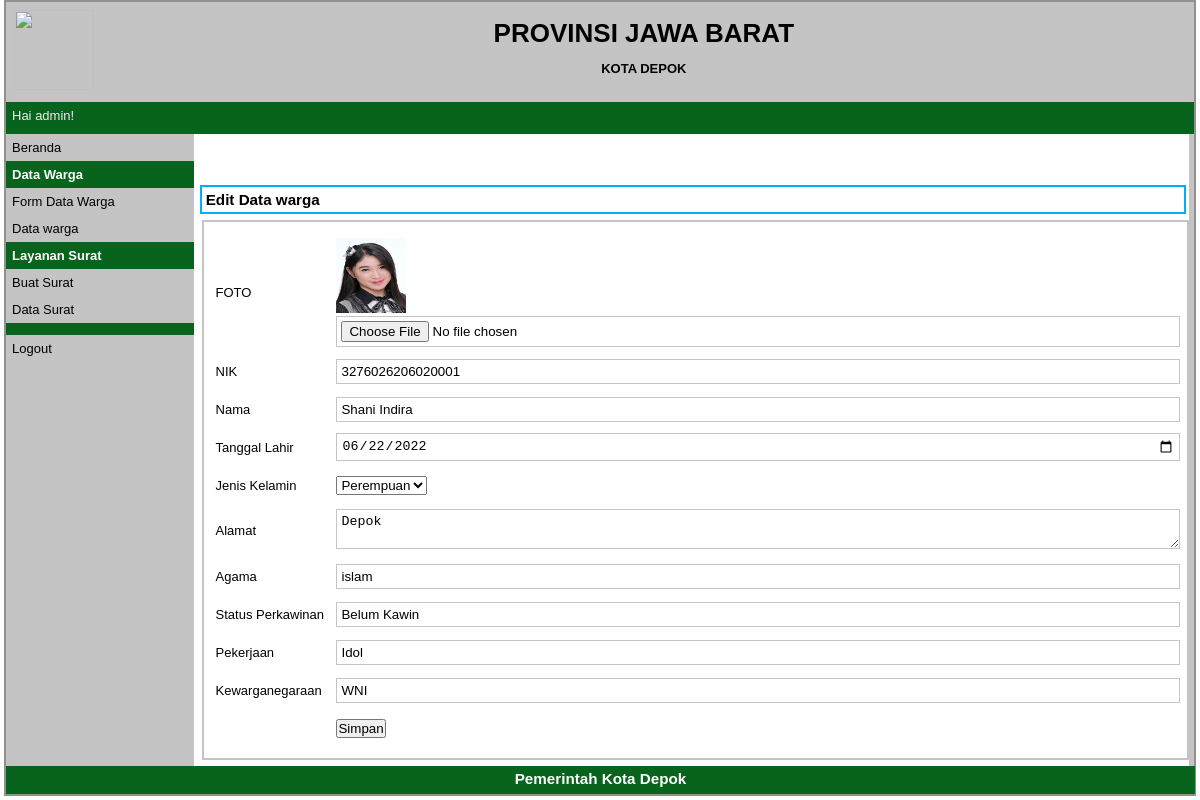
Page /index.php?p=warga-edit&id=3276026206020001 (signed in) on the committed database.
### tables this page shows
CREATE TABLE `datawarga` (
  `idwarga` varchar(20) NOT NULL,
  `nama` varchar(30) NOT NULL,
  `tanggal` date DEFAULT NULL,
  `jeniskelamin` varchar(10) NOT NULL,
  `alamat` varchar(40) NOT NULL,
  `agama` varchar(20) DEFAULT NULL,
  `statu` varchar(20) DEFAULT NULL,
  `kerja` varchar(50) DEFAULT NULL,
  `warganegara` varchar(10) DEFAULT NULL,
  `foto` varchar(100) NOT NULL
);

### pages/warga-edit.php (the view, shortened to what this page needs)
<?php
	$id_warga=$_GET['id'];
	$q_tampil_warga=mysqli_query($db,"SELECT * FROM datawarga WHERE idwarga='$id_warga'");
	$r_tampil_warga=mysqli_fetch_array($q_tampil_warga);
	if(empty($r_tampil_warga['foto'])or($r_tampil_warga['foto']=='-'))
				$foto = "admin-no-photo.jpg";
			else
				$foto = $r_tampil_warga['foto'];
?>
<div id="label-page"><h3>Edit Data warga</h3></div>
<div id="content">
	<form action="proses/warga-edit-proses.php" method="post" enctype="multipart/form-data">
	<table id="tabel-input">
		<tr>
			<td class="label-formulir">FOTO</td>
			<td class="isian-formulir">
			<img src="images/<?php echo $foto; ?>" width=70px height=75px>
			<input type="file" name="foto" class="isian-formulir isian-formulir-border">
			</td>
		</tr>
		<tr>
			<td class="label-formulir">NIK</td>
			<td class="isian-formulir"><input type="text" name="id_warga" value="<?php echo $r_tampil_warga['idwarga']; ?>" class="isian-formulir isian-formulir-border"></td>
		</tr>
		<tr>
			<td class="label-formulir">Nama</td>
			<td class="isian-formulir"><input type="text" name="nama" value="<?php echo $r_tampil_warga['nama']; ?>" class="isian-formulir isian-formulir-border"></td>
		</tr>
		<tr>
			<td class="label-formulir">Tanggal Lahir</td>
			<td class="isian-formulir"><input type="date" name="tanggal" value="<?php echo $r_tampil_warga['tanggal']; ?>" class="isian-formulir isian-formulir-border"></td>
		</tr>
		<tr>
            <td class="label-formulir">Jenis Kelamin</td>
            <td class="isian-formulir"><select name="jeniskelamin">
            <option value="<?php echo $r_tampil_warga['jeniskelamin']; ?>"><?php echo $r_tampil_warga['jeniskelamin']; ?></option>
            </select> </td>
        </tr>
		<tr>
			<td class="label-formulir">Alamat</td>
			<td class="isian-formulir"><textarea rows="2" cols="40" name="alamat" class="isian-formulir isian-formulir-border"><?php echo $r_tampil_warga['alamat']; ?></textarea></td>
		</tr>
		<tr>
			<td class="label-formulir">Agama</td>
			<td class="isian-formulir"><input type="text" name="agama" value="<?php echo $r_tampil_warga['agama']; ?>" class="isian-formulir isian-formulir-border"></td>
		</tr>
		<tr>
			<td class="label-formulir">Status Perkawinan</td>
			<td class="isian-formulir"><input type="text" name="statu" value="<?php echo $r_tampil_warga['statu']; ?>" class="isian-formulir isian-formulir-border"></td>
		</tr>
		<tr>
			<td class="label-formulir">Pekerjaan</td>
			<td class="isian-formulir"><input type="text" name="kerja" value="<?php echo $r_tampil_warga['kerja']; ?>" class="isian-formulir isian-formulir-border"></td>
		</tr>
		<tr>
			<td class="label-formulir">Kewarganegaraan</td>
			<td class="isian-formulir"><input type="text" name="warganegara" value="<?php echo $r_tampil_warga['warganegara']; ?>" class="isian-formulir isian-formulir-border"></td>
		</tr>
		<tr>
			<td class="label-formulir"></td>
			<td class="isian-formulir"><input type="submit" name="simpan" value="Simpan" id="tombol-simpan"></td>
		</tr>
	</table>
	</form>
</div>

### style.css (style rules this page uses)
* { margin:0px; padding:0px }
body { font-family:sans-serif; font-size:13px; color:black; }
#label-page { margin-top:6px; margin-bottom:6px; margin-left:6px; border:2px solid #05acfa; padding:4px; width:97.9%; }
#content { float:right; width:96.8%; min-height:454px; border :2px solid #C4C4C4; padding:10px; margin-bottom:6px; }
#tabel-input { width:100%; }
.label-formulir { width:12%; height:36px; margin:20px; }
.isian-formulir { width:80%; padding:4px; width:99.8%; }
.isian-formulir-border { border:1px solid #C4C4C4; }

### rows in the picture
datawarga: foto (picture), id_warga "3276026206020001", nama "Shani Indira", tanggal "06/22/2022", jeniskelamin "Perempuan", alamat "Depok", agama "islam", statu "Belum Kawin", kerja "Idol", warganegara "WNI"

### other values in the picture
$_SESSION['sesi'] "admin"
